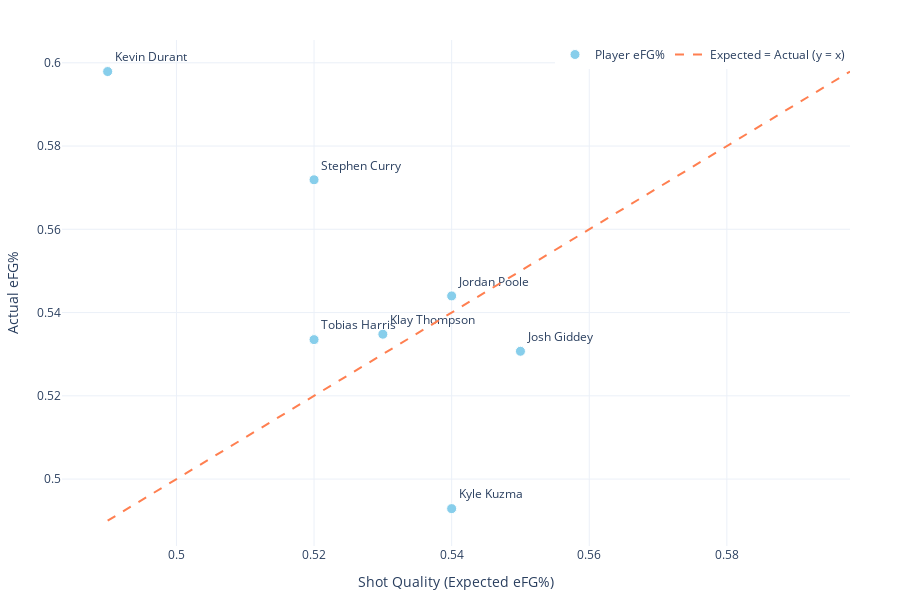

This figure's notebook cell:
### Code cell
import plotly.graph_objects as go

min_val = min(season_data['Shot_Quality'].min(), season_data['eFG%'].min())
max_val = max(season_data['Shot_Quality'].max(), season_data['eFG%'].max())

fig = go.Figure()

fig.add_trace(go.Scatter(
    x=season_data['Shot_Quality'],
    y=season_data['eFG%'],
    mode='markers+text',
    text=season_data['Player'],
    textposition='top right',
    marker=dict(color='skyblue', size=10, line=dict(color='white', width=1)),
    name='Player eFG%'
))

fig.add_trace(go.Scatter(
    x=[min_val, max_val],
    y=[min_val, max_val],
    mode='lines',
    line=dict(color='coral', dash='dash', width=2),
    name='Expected = Actual (y = x)',
    hoverinfo='skip'
))

fig.update_layout(
    xaxis_title='Shot Quality (Expected eFG%)',
    yaxis_title='Actual eFG%',
    template='plotly_white',
    legend=dict(
        x=1,            # right edge
        y=1.0,          # top
        xanchor='right', # anchor legend’s right side at x=1
        yanchor='top',   # anchor legend’s top at y=1
        orientation='h'
    ),
    margin=dict(l=50, r=50, t=40, b=50),
    height=600,
    width=900
)

#fig.write_html("img/all_players_scatter.html", include_plotlyjs="cdn", full_html=True)

### Figure 1 — Plotly figure (JSON) as saved in the notebook; plotly's stock layout.template omitted (floating-point values rounded to 4 significant figures)
{"data": [{"marker": {"color": "skyblue", "line": {"color": "white", "width": 1}, "size": 10}, "mode": "markers+text", "name": "Player eFG%", "text": ["Kevin Durant", "Stephen Curry", "Tobias Harris", "Klay Thompson", "Jordan Poole", "Josh Giddey", "Kyle Kuzma"], "textposition": "top right", "type": "scatter", "x": [0.49, 0.52, 0.52, 0.53, 0.54, 0.55, 0.54], "y": [0.5979, 0.5719, 0.5335, 0.5348, 0.544, 0.5307, 0.4929]}, {"hoverinfo": "skip", "line": {"color": "coral", "dash": "dash", "width": 2}, "mode": "lines", "name": "Expected = Actual (y = x)", "type": "scatter", "x": [0.49, 0.5979], "y": [0.49, 0.5979]}], "layout": {"height": 600, "legend": {"orientation": "h", "x": 1, "xanchor": "right", "y": 1, "yanchor": "top"}, "margin": {"b": 50, "l": 50, "r": 50, "t": 40}, "width": 900, "xaxis": {"title": {"text": "Shot Quality (Expected eFG%)"}}, "yaxis": {"title": {"text": "Actual eFG%"}}}}
